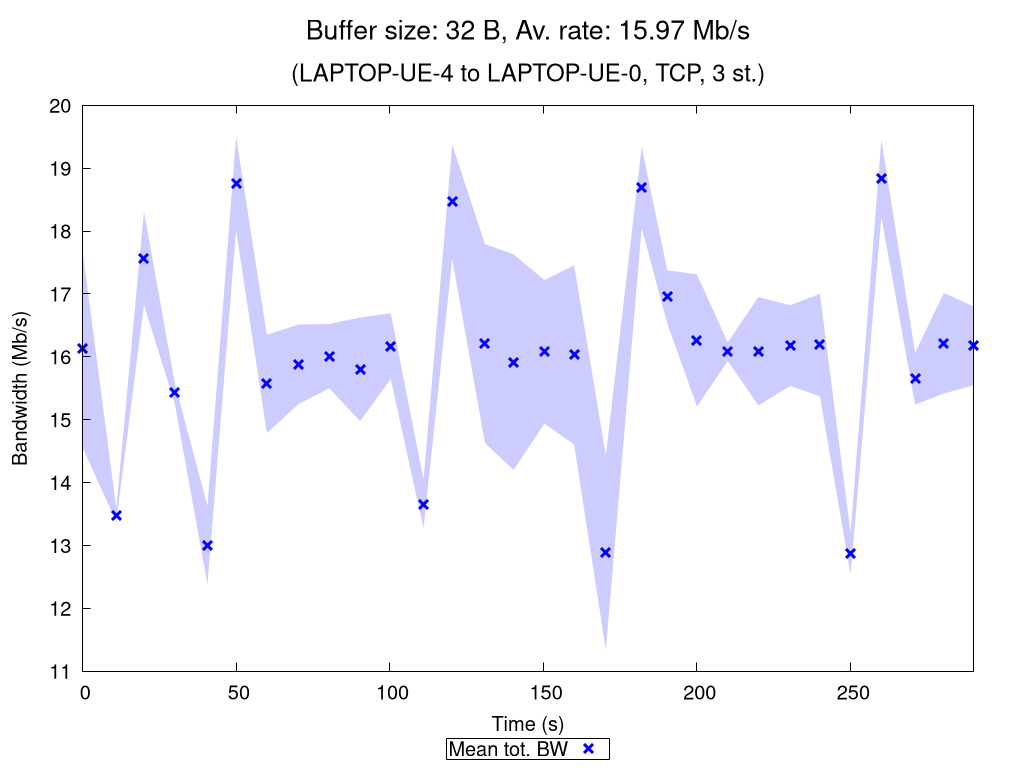

The gnuplot source for this figure:
set terminal pngcairo nocrop enhanced size 1024,768 font "Verdana,15"
set output "TCP_3_st_2020_10_13_01-30-30_two2one_00032B.png"

set title "{/=20 Buffer size: 32 B, Av. rate: 15.97 Mb/s}\n\n{/=18 (LAPTOP-UE-4 to LAPTOP-UE-0, TCP, 3 st.)}"

set xlabel "Time (s)"
set ylabel "Bandwidth (Mb/s)"
set ytics nomirror
set key bmargin center horizontal box samplen 1 width -1
set bmargin 4.6
set rmargin 4.5

rf = 1000000.0  # rate factor
set style fill transparent solid 0.2 noborder
set autoscale xfix
plot "TCP_3_st_2020_10_13_01-30-30_two2one_00032B_iperf_processed.dat" using 1:($2/rf-$3/rf):($2/rf+$3/rf) with filledcurves lc rgb "blue" notitle, \
     "" using 1:($2/rf) with points pt 2 ps 1.5 lw 3 lc rgb "blue" title "Mean tot. BW", \
